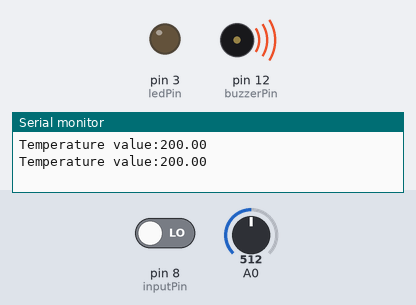
A sketch run on a simulated Arduino Uno, built with avr-gcc and run on an emulated ATmega328P. Shown: output pins drawn as LEDs (lit = HIGH), buzzer (waves = sounding, pin HIGH), the last lines printed to the serial monitor. The inputs (shaded band) are chosen by the test bench; at power-on: pin 8 (inputPin) LOW, A0 = 512.

Above: at 1.8 s.
1.9 s: pin 8 (inputPin) driven HIGH
At 2.8 s:
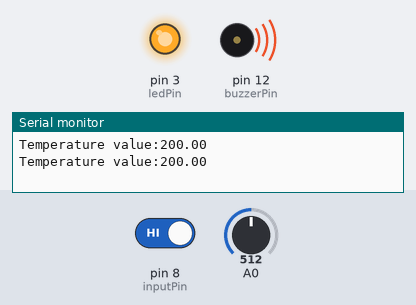
4.5 s: A0 set to 314
8.6 s: A0 set to 299
At 11.3 s:
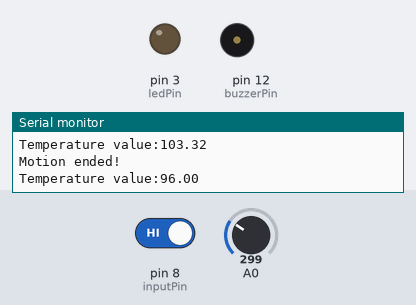
12.5 s: A0 set to 511
At 15.6 s:
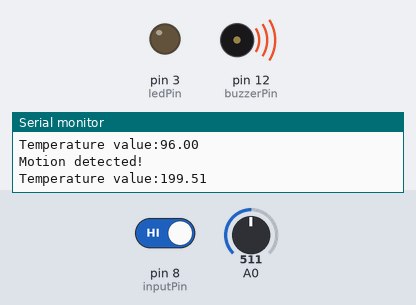
16.5 s: A0 set to 306
At 18.8 s:
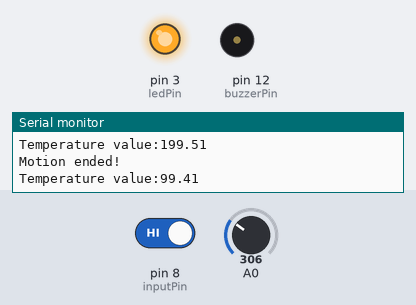
Timing chart, 0 to 20.5 s (numbered marks = the images above; inputs shaded):
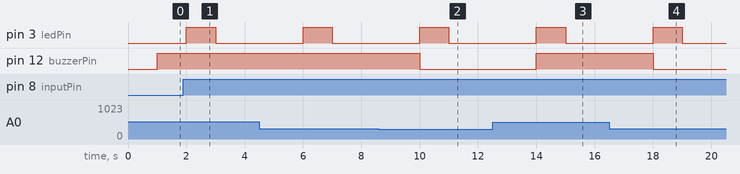

Measured:
- the behaviour switches between 308 and 307 on A0 (found by bisection; images 1 and 2)
- after the input at 1.9 s, pin 3 (ledPin): LOW → HIGH after 0.10 s, → LOW 1.0 s later
- after the input at 8.6 s, pin 12 (buzzerPin): HIGH → LOW after 1.4 s
- after the input at 12.5 s, pin 12 (buzzerPin): LOW → HIGH after 1.5 s
- after the input at 16.5 s, pin 12 (buzzerPin): HIGH → LOW after 1.5 s

The sketch:

HOME_AUTOMATIC_CODE.ino
```cpp
#include<Servo.h>
int ledPin = 3;
int inputPin=8;
int pirState = LOW;
int val = 0;
const int buzzerPin = 12;

void setup()
{


  pinMode(3,OUTPUT);
  pinMode(8,INPUT);
  pinMode(buzzerPin, OUTPUT);

  Serial.begin(9600);

}


void loop()
{

  val = digitalRead(inputPin); // read input value
if (val == HIGH) { // check if the input is HIGH
digitalWrite(ledPin, HIGH); // turn LED ON
delay(1000);
digitalWrite(ledPin, LOW);
delay(1000);
if (pirState == LOW)
{
// we have just turned on
Serial.println("Motion detected!");
// We only want to print on the output change, not state
pirState = HIGH;
}

  else
  {
digitalWrite(ledPin, LOW); // turn LED OFF
if (pirState == HIGH){
// we have just turned of
Serial.println("Motion ended!");
// We only want to print on the output change, not state
pirState = LOW;

}}

delay(1000);

}{
   double b = analogRead(A0);
    double t = (((b/1024)*5)-0.5)*100;
    Serial.print("Temperature value:");// temperature detection
    Serial.println(t);
    delay (1000);
   if ( t >=100)
   {
     digitalWrite(buzzerPin, HIGH); // if high temperature buzzer on

  }
  else
  {
    digitalWrite(buzzerPin, LOW); // if low temperature no buzzer on

  }}

}
```
